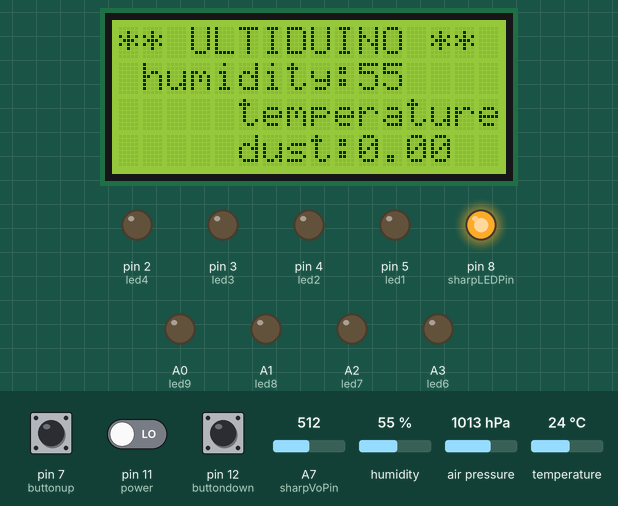
This sketch was run on a simulated Arduino Nano, built with avr-gcc and run on an emulated ATmega328P. Shown: 16×4 character LCD, output pins drawn as LEDs (lit = HIGH). The inputs (shaded band) are chosen by the test bench; at power-on: pin 7 (buttonup) LOW, pin 11 (power) LOW, humidity 55 %, pin 12 (buttondown) LOW, A7 (sharpVoPin) = 512, air pressure 1013 hPa, temperature 24 °C. What the sketch prints to the serial monitor is not drawn.

Above: at 1.2 s.
1.3 s: pin 7 (buttonup) pulled HIGH for 0.15 s
At 2.7 s:
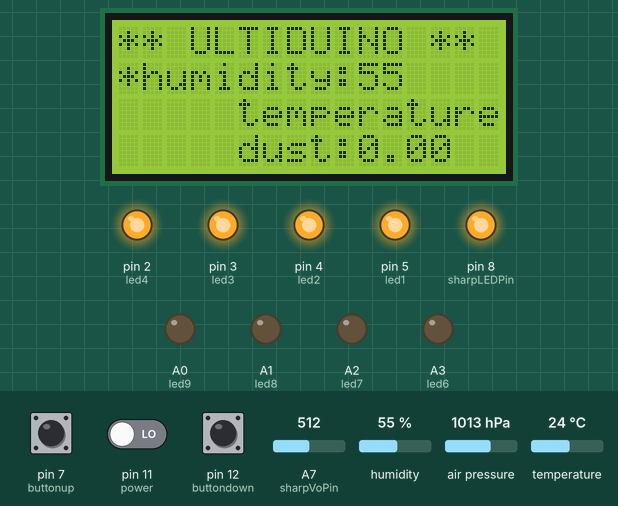
3.0 s: pin 11 (power) driven HIGH
5.8 s: pin 7 (buttonup) pulled HIGH for 1 s
At 6.99 s:
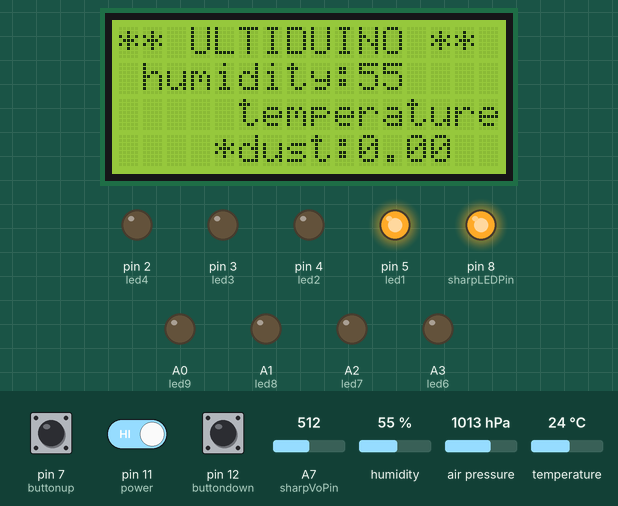
9.0 s: humidity set to 22 %
At 9.72 s:
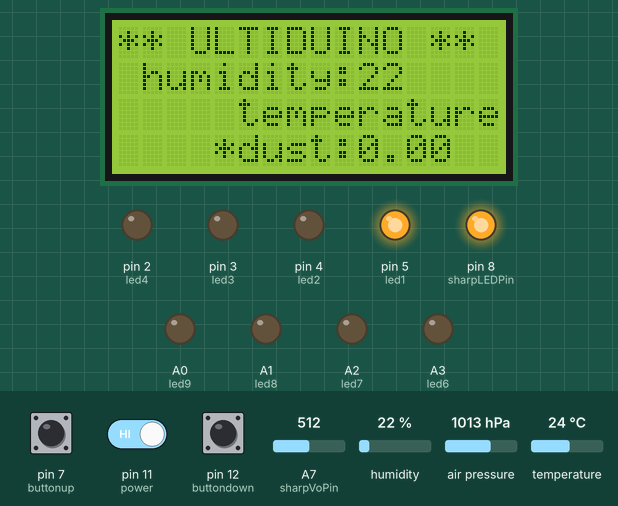
11.0 s: pin 12 (buttondown) pulled HIGH for 1 s
At 12.17 s:
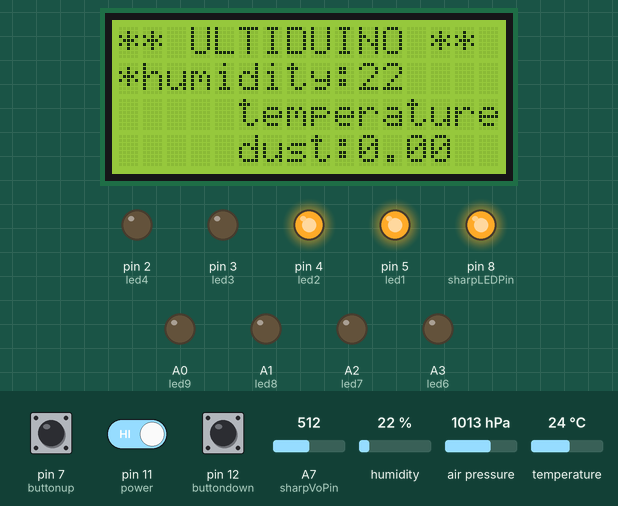
14.2 s: humidity set to 26 %
At 14.9 s:
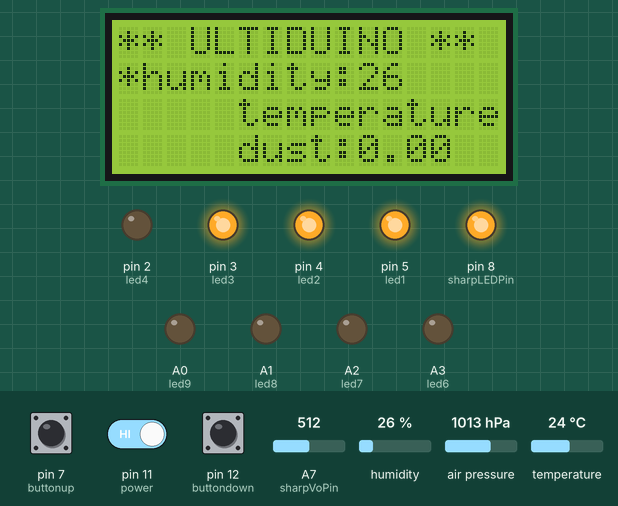
Timing chart, 0 to 17.2 s (numbered marks = the images above; inputs shaded):
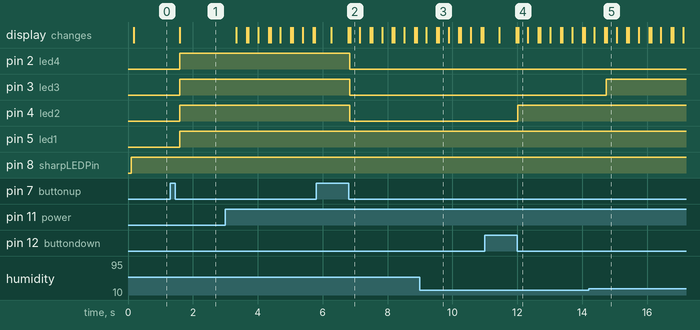

Measured:
- the behaviour switches between 24 and 25 % on humidity (found by bisection; images 4 and 5)
- after the input at 1.3 s, pin 2 (led4), pin 3 (led3), pin 4 (led2), pin 5 (led1): LOW → HIGH after 0.29 s; the display: changes after 0.29 s (image 1)
- after the input at 5.8 s, pin 2 (led4), pin 3 (led3), pin 4 (led2): HIGH → LOW after 1.0 s
- after the input at 11.0 s, pin 4 (led2): LOW → HIGH after 1.0 s
- after the input at 14.2 s, pin 3 (led3): LOW → HIGH after 0.55 s

The sketch:

multiduino.ino
```cpp
#include <Wire.h>
#include <LiquidCrystal_I2C.h>
#include <Adafruit_BME280.h>
#define ALTITUDE 216.0
#define USE_AVG

Adafruit_BME280 bme;
LiquidCrystal_I2C lcd(0x3F, 16, 4);

bool power_stat = true;

int temperature;
int humidity;
int pressure;

int index = 0;

const int sharpLEDPin = 8;   // Arduino digital pin 7 connect to sensor LED.
const int sharpVoPin = A7;
#ifdef USE_AVG
#define N 100
static unsigned long VoRawTotal = 0;
static int VoRawCount = 0;

int awake_time = 2500;
int cycle = 0;
const int lcd_backlight = 10;

#endif // USE_AVG

// Set the typical output voltage in Volts when there is zero dust.
static float Voc = 0.6;

// Use the typical sensitivity in units of V per 100ug/m3.
const float K = 0.5;

const int buttonup = 7;
const int buttondown = 12;
const int power = 11;

const int dustdigi = 8;
const int dustanal = A7;

const int led1 = 5;
const int led2 = 4;
const int led3 = 3;
const int led4 = 2;
const int led5 = A6;
const int led6 = A3;
const int led7 = A2;
const int led8 = A1;
const int led9 = A0;

int ledpins[] = {led1 ,led2,led3,led4,led5,led6,led7,led8,led9};


////////////////////////////////
// Helper functions to print a data value to the serial monitor.
void printValue(String text, unsigned int value, bool isLast = false) {
  Serial.print(text);
  Serial.print("=");
  Serial.print(value);
  if (!isLast) {
    Serial.print(", ");
  }
}
void printFValue(String text, float value, String units, bool isLast = false) {
  Serial.print(text);
  Serial.print("=");
  Serial.print(value);
  Serial.print(units);
  if (!isLast) {
    Serial.print(", ");
  }
}

float dust_get() {
  // Turn on the dust sensor LED by setting digital pin LOW.
  digitalWrite(sharpLEDPin, LOW);

  // Wait 0.28ms before taking a reading of the output voltage as per spec.
  delayMicroseconds(280);

  // Record the output voltage. This operation takes around 100 microseconds.
  int VoRaw = analogRead(sharpVoPin);

  // Turn the dust sensor LED off by setting digital pin HIGH.
  digitalWrite(sharpLEDPin, HIGH);

  // Wait for remainder of the 10ms cycle = 10000 - 280 - 100 microseconds.
  delayMicroseconds(9620);

  // Print raw voltage value (number from 0 to 1023).
#ifdef PRINT_RAW_DATA
  printValue("VoRaw", VoRaw, true);
  Serial.println("");
#endif // PRINT_RAW_DATA

  // Use averaging if needed.
  float Vo = VoRaw;
#ifdef USE_AVG
  VoRawTotal += VoRaw;
  VoRawCount++;
  if ( VoRawCount >= N ) {
    Vo = 1.0 * VoRawTotal / N;
    VoRawCount = 0;
    VoRawTotal = 0;
  } else {
    return;
  }
#endif // USE_AVG

  // Compute the output voltage in Volts.
  Vo = Vo / 1024.0 * 5.0;
  printFValue("Vo", Vo * 1000.0, "mV");

  // Convert to Dust Density in units of ug/m3.
  float dV = Vo - Voc;
  if ( dV < 0 ) {
    dV = 0;
    Voc = Vo;
  }
  float dustDensity = dV / K * 100.0;
  printFValue("DustDensity", dustDensity, "ug/m3", true);
  return dustDensity;
}
///////////////////////////////

// void led_con(bool one, bool two, bool three, int four, int five, int six, int seven, int eight, int nine){
//   digitalWrite(one, HIGH);
//   digitalWrite(two, HIGH);
//   digitalWrite(three, HIGH);
//   digitalWrite(, HIGH);
//   digitalWrite(one, HIGH);
//   digitalWrite(one, HIGH);
//   digitalWrite(one, HIGH);
//   digitalWrite(one, HIGH);
//   digitalWrite(one, HIGH);

// }
void setup()
{
    Serial.begin(9600);
        lcd.init();
    lcd.backlight();
    lcd.print("** ULTIDUINO **");
    bool status;
    status = bme.begin();
    if (!status) {
        Serial.println("failed to connect to bme sensor");
        lcd.setCursor(0, 1);
        lcd.print("failed to connect to bme sensor. PLEASE CHECK WIRING!");
    }
    pinMode(sharpLEDPin, OUTPUT);     // initalize LED as an output
    // pinMode(sensor, INPUT);

    pinMode(led1, OUTPUT);
    pinMode(led2, OUTPUT);
    pinMode(led3, OUTPUT);
    pinMode(led4, OUTPUT);
    pinMode(led5, OUTPUT);
    pinMode(led6, OUTPUT);
    pinMode(led7, OUTPUT);
    pinMode(led8, OUTPUT);
    pinMode(led9, OUTPUT);

    pinMode(buttondown, INPUT);
    pinMode(buttonup, INPUT);
    pinMode(power, INPUT);


}
void loop()
{
    if (power_stat){
        lcd.backlight();
        lcd.setCursor(0,0);
        lcd.print("** ULTIDUINO **");

        temperature = bme.readTemperature();
        humidity = bme.readHumidity();
        pressure = bme.readPressure();
        pressure = bme.seaLevelForAltitude(ALTITUDE, pressure);
        pressure = pressure / 100.0F;
        float dust = dust_get();

        lcd.setCursor(1,1);
        lcd.print("humidity:");
        lcd.print(humidity);

        lcd.setCursor(1,2);
        lcd.print("temperature:");
        lcd.print(temperature);

        lcd.setCursor(1,3);
        lcd.print("dust:");
        lcd.print(dust);
        // temperature = Serial.read();
        // dust = Serial.read();
        if (index == 1){
            lcd.setCursor(0,1);
            lcd.print("*");
            lcd.setCursor(0,2);
            lcd.print(" ");
            lcd.setCursor(0,3);
            lcd.print(" ");

            int val = map(int(humidity), 0, 100, 0, 8);
            // Serial.println(val);

            for (int i = 0; i <= val; i++)
            {
              digitalWrite(ledpins[i], HIGH);
              Serial.println(ledpins[i]);
            }

            for (int i = 8; i > val; i--){
              digitalWrite(ledpins[i], LOW);
            }


        }

        if (index == 2){
            lcd.setCursor(0,1);
            lcd.print(" ");
            lcd.setCursor(0,2);
            lcd.print("*");
            lcd.setCursor(0,3);
            lcd.print(" ");

            int val = map(int(temperature), 0, 80, 0, 8);
            // Serial.println(val);

            for (int i = 0; i <= val; i++)
            {
              digitalWrite(ledpins[i], HIGH);
              Serial.println(ledpins[i]);
            }

            for (int i = 8; i > val; i--){
              digitalWrite(ledpins[i], LOW);
            }
        }

        if (index == 3){
            lcd.setCursor(0,1);
            lcd.print(" ");
            lcd.setCursor(0,2);
            lcd.print(" ");
            lcd.setCursor(0,3);
            lcd.print("*");

            int val = map(int(dust), 0, 250, 0, 8);
            // Serial.println(val);

            for (int i = 0; i <= val; i++)
            {
              digitalWrite(ledpins[i], HIGH);
              Serial.println(ledpins[i]);
            }

            for (int i = 8; i > val; i--){
              digitalWrite(ledpins[i], LOW);
            }
        }

        delay(10);
    }
    else {
      lcd.noBacklight();
      lcd.clear();

    }
    if (digitalRead(power) == HIGH){
        power_stat = !power_stat;
        delay(300);
    }
    if (digitalRead(buttonup) == HIGH){
        index = index + 1;
        if (index == 4 || index > 3){
            index = 3;
        }
        delay(200);
    }
    if (digitalRead(buttondown) == HIGH){
        index = index - 1;
        if (index == 0 || index < 1){
            index = 1;
        }
        delay(200);
    }
}
```
